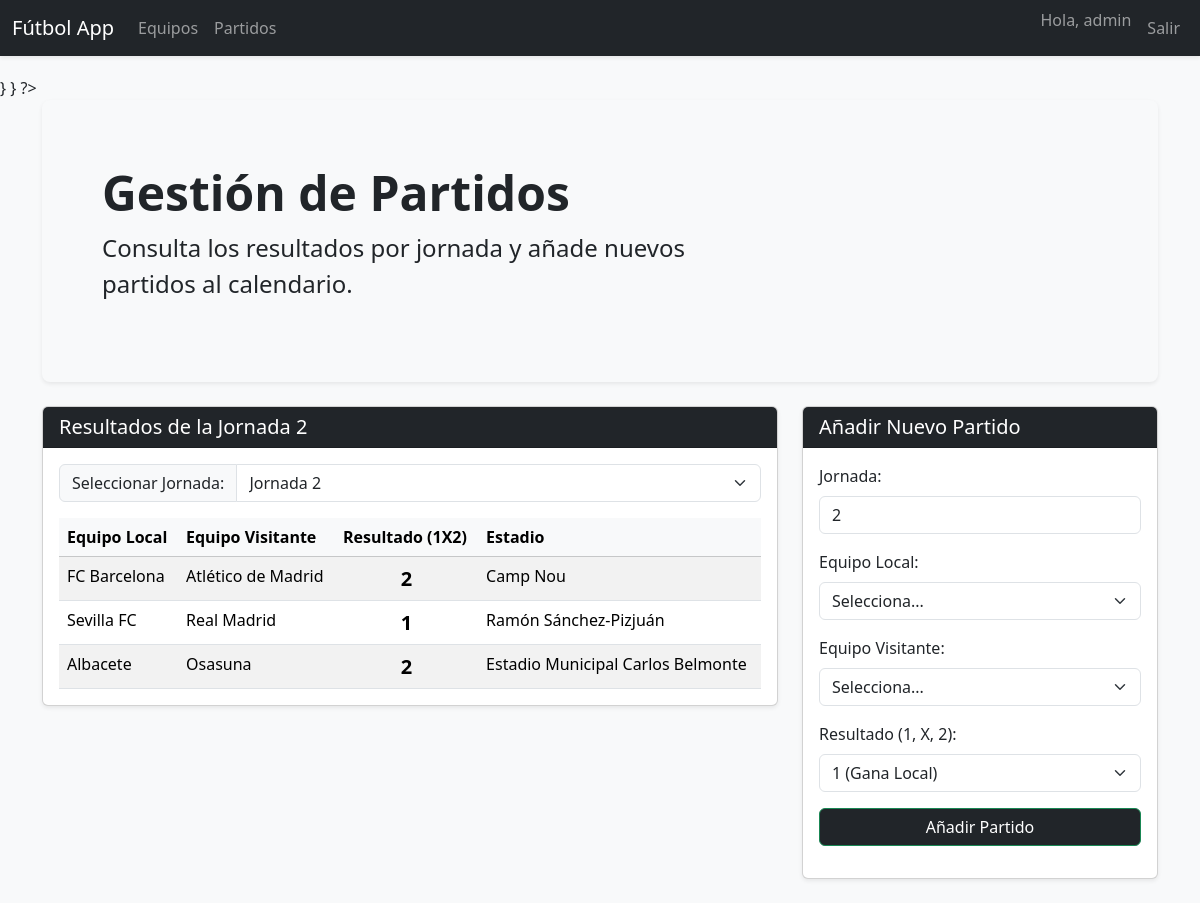
Screenshot of /partidos.php?jornada=2 (signed in) with the database file from the repository.
### tables this page shows
CREATE TABLE IF NOT EXISTS `partidos` (
  `id_partido` int(11) NOT NULL AUTO_INCREMENT,
  `id_local` int(11) NOT NULL,
  `id_visitante` int(11) NOT NULL,
  `resultado` enum('1','X','2') DEFAULT NULL,
  `jornada` int(11) NOT NULL,
  PRIMARY KEY (`id_partido`),
  KEY `fk_local` (`id_local`),
  KEY `fk_visitante` (`id_visitante`),
  CONSTRAINT `fk_local` FOREIGN KEY (`id_local`) REFERENCES `equipos` (`id_equipo`) ON DELETE CASCADE ON UPDATE CASCADE,
  CONSTRAINT `fk_visitante` FOREIGN KEY (`id_visitante`) REFERENCES `equipos` (`id_equipo`) ON DELETE CASCADE ON UPDATE CASCADE
);

CREATE TABLE IF NOT EXISTS `equipos` (
  `id_equipo` int(11) NOT NULL AUTO_INCREMENT,
  `nombre` varchar(255) NOT NULL,
  `estadio` varchar(255) DEFAULT NULL,
  PRIMARY KEY (`id_equipo`),
  UNIQUE KEY `nombre` (`nombre`)
);

### persistence/DAO/PartidoDAO.php (called while the page is built, shortened)
<?php
$dir = __DIR__;
require_once $dir . '/../conf/PersistentManager.php';
class PartidoDAO {
    private $conn;
    public function __construct() {
        $this->conn = PersistentManager::getInstance()->get_connection();
    }
    public function getJornadas() {
        $query = "SELECT DISTINCT jornada FROM partidos ORDER BY jornada ASC";
        $result = mysqli_query($this->conn, $query);
        $jornadas = array();
        while ($jornadaBD = mysqli_fetch_array($result)) {
            $jornadas[] = $jornadaBD;
        }
        return $jornadas;
    }
    public function selectByJornada($jornada) {
        $query = "SELECT
                    p.jornada,
                    p.resultado,
                    e_local.nombre AS nombre_local,
                    e_visitante.nombre AS nombre_visitante,
                    e_local.estadio AS estadio_partido
                  FROM partidos p
                  JOIN equipos e_local ON p.id_local = e_local.id_equipo
                  JOIN equipos e_visitante ON p.id_visitante = e_visitante.id_equipo
                  WHERE p.jornada = ?
                  ORDER BY p.id_partido ASC";
        $stmt = mysqli_prepare($this->conn, $query);
        mysqli_stmt_bind_param($stmt, 'i', $jornada);
        mysqli_stmt_execute($stmt);
        $result = mysqli_stmt_get_result($stmt);
        $partidos = array();
        while ($partidoBD = mysqli_fetch_array($result)) {
            $partidos[] = $partidoBD;
        }
        return $partidos;
    }
}
?>

### persistence/conf/PersistentManager.php (called while the page is built, shortened)
<?php
class PersistentManager {
    private static $instance = null;
    private static $connection = null;
    private $userBD = "";
    private $psswdBD = "";
    private $nameBD = "";
    private $hostBD = "";
    public static function getInstance() {
        if (!self::$instance instanceof self) {
            self::$instance = new self;
        }
        return self::$instance;
    }
    private function __construct() {
        PersistentManager::$connection = mysqli_connect($this->hostBD, $this->userBD, $this->psswdBD, $this->nameBD)
                or die("Could not connect to db: " . mysqli_connect_error());
        mysqli_query(PersistentManager::$connection, "SET NAMES 'utf8'");
    }
    private function establishCredentials() {
        $dir = __DIR__;
    }
    function get_connection() {
        return PersistentManager::$connection;
    }
}
?>

### partidos.php (the view, shortened to what this page needs)
<?php
$partidoDAO = new PartidoDAO();
$jornadas = $partidoDAO->getJornadas();
if (isset($_GET['jornada'])) {
    $jornada_actual = $_GET['jornada'];
} else {
    $jornada_actual = $jornadas[0]['jornada'] ?? 1;
}
$partidos_jornada = $partidoDAO->selectByJornada($jornada_actual);
function rutasAFicheros(): void
{
    $rootDir = __DIR__;
    require_once $rootDir . '/templates/header.php';
    require_once $rootDir . '/persistence/DAO/EquipoDAO.php';
    require_once $rootDir . '/persistence/DAO/PartidoDAO.php';
}
?>
<div class="container">
    <div class="p-5 mb-4 bg-light rounded-3 shadow-sm">
        <div class="container-fluid py-3">
            <h1 class="display-5 fw-bold">Gestión de Partidos</h1>
            <p class="col-md-8 fs-4">Consulta los resultados por jornada y añade nuevos partidos al calendario.</p>
        </div>
    </div>
</div>
<div class="container">
    <div class="row">
        <div class="col-md-8 mb-4">
            <div class="card shadow-sm">
                <div class="card-header bg-dark text-white">
                    <h2 class="h5 mb-0">Resultados de la Jornada <?php echo htmlspecialchars($jornada_actual); ?></h2>
                </div>
                <div class="card-body">
                    <form method="GET" action="partidos.php" class="mb-3">
                        <div class="input-group">
                            <label class="input-group-text" for="jornadaSelect">Seleccionar Jornada:</label>
                            <select class="form-select" id="jornadaSelect" name="jornada" onchange="this.form.submit()">
                                <?php foreach ($jornadas as $j): ?>
                                    <option value="<?php echo $j['jornada']; ?>"
                                        <?php echo ($j['jornada'] == $jornada_actual) ? 'selected' : ''; ?>>
                                        Jornada <?php echo $j['jornada']; ?>
                                    </option>
                                <?php endforeach; ?>
                            </select>
                        </div>
                    </form>
                    <div class="table-responsive">
                        <table class="table table-striped table-hover mb-0">
                            <thead class="table-light">
                            <tr>
                                <th>Equipo Local</th>
                                <th>Equipo Visitante</th>
                                <th>Resultado (1X2)</th>
                                <th>Estadio</th>
                            </tr>
                            </thead>
                            <tbody>
                            <?php foreach ($partidos_jornada as $partido): ?>
                                <tr>
                                    <td><?php echo htmlspecialchars($partido['nombre_local']); ?></td>
                                    <td><?php echo htmlspecialchars($partido['nombre_visitante']); ?></td>
                                    <td class="fw-bold fs-5 text-center"><?php echo htmlspecialchars($partido['resultado']); ?></td>
                                    <td><?php echo htmlspecialchars($partido['estadio_partido']); ?></td>
                                </tr>
                            <?php endforeach; ?>
                            </tbody>
                        </table>
                    </div>
                </div>
            </div>
        </div>
        <div class="col-md-4 mb-4">
            <div class="card shadow-sm">
                <div class="card-header bg-dark text-white">
                    <h2 class="h5 mb-0">Añadir Nuevo Partido</h2>
                </div>
                <div class="card-body">
                    <form role="form" method="POST" action="partidos.php">
                        <div class="form-group mb-3">
                            <label for="jornada" class="form-label">Jornada:</label>
                            <input type="number" name="jornada" class="form-control" id="jornada"
                                   placeholder="Ej: 3" required min="1"
                                   value="<?php echo $jornada_actual; ?>">
                        </div>
                        <div class="form-group mb-3">
                            <label for="id_local" class="form-label">Equipo Local:</label>
                            <select class="form-select" id="id_local" name="id_local" required>
                                <option value="">Selecciona...</option>
                            </select>
                        </div>
                        <div class="form-group mb-3">
                            <label for="id_visitante" class="form-label">Equipo Visitante:</label>
                            <select class="form-select" id="id_visitante" name="id_visitante" required>
                                <option value="">Selecciona...</option>
                            </select>
                        </div>
                        <div class="form-group mb-3">
                            <label for="resultado" class="form-label">Resultado (1, X, 2):</label>
                            <select class="form-select" id="resultado" name="resultado" required>
                                <option value="1">1 (Gana Local)</option>
                            </select>
                        </div>
                        <button type="submit" class="btn bg-dark btn-success w-100">
                            Añadir Partido
                        </button>
                    </form>
                </div>
            </div>
        </div>
    </div>
</div>

### templates/header.php (style rules this page uses)
body { background-color: #f8f9fa; }

### rows the page displays
partidos: id_local.nombre "FC Barcelona", id_visitante.nombre "Atlético de Madrid", resultado "2", id_local.estadio "Camp Nou"
partidos: id_local.nombre "Sevilla FC", id_visitante.nombre "Real Madrid", resultado "1", id_local.estadio "Ramón Sánchez-Pizjuán"
partidos: id_local.nombre "Albacete", id_visitante.nombre "Osasuna", resultado "2", id_local.estadio "Estadio Municipal Carlos Belmonte"

### other values shown
$user "admin"
$jornada_actual "2"
